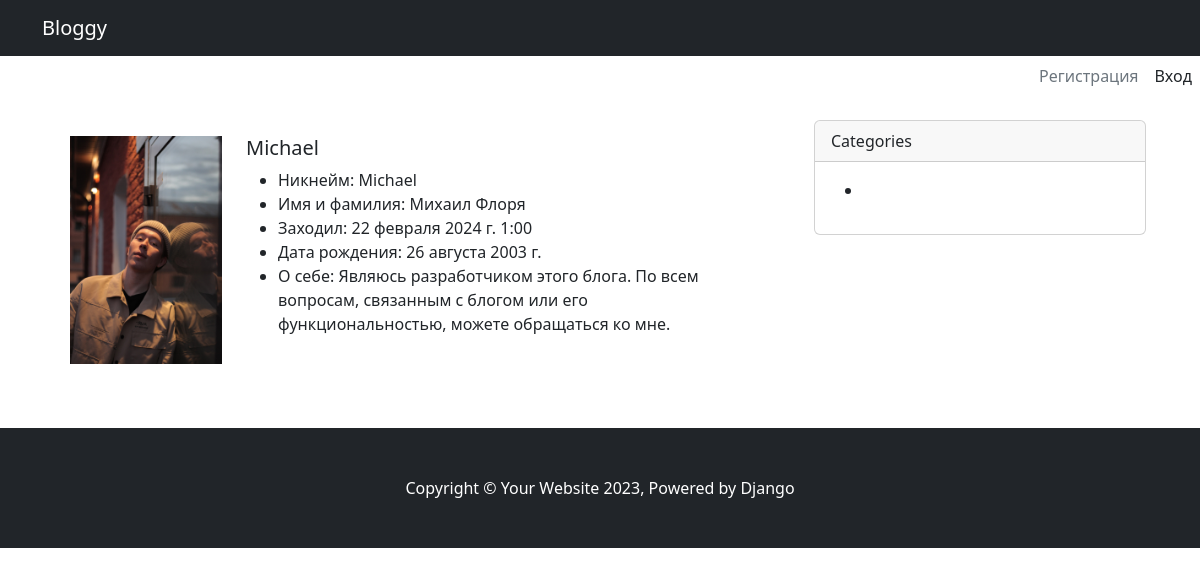
Page /user/michael/ on the committed database.
### apps/accounts/models.py (models this page shows, shortened)
class Profile(models.Model):
    user = models.OneToOneField(User, on_delete=models.CASCADE)
    slug = models.SlugField(verbose_name='URL', max_length=255, blank=True, unique=True)
    avatar = models.ImageField(
        verbose_name='Аватар',
        upload_to='images/avatars/%Y/%m/%d/',
        default='images/avatars/default.png',
        blank=True,
        validators=[FileExtensionValidator(allowed_extensions=('png', 'jpg', 'jpeg'))])
    bio = models.TextField(max_length=500, blank=True, verbose_name='Информация о себе')
    birth_date = models.DateField(null=True, blank=True, verbose_name='Дата рождения')
    class Meta:
        ordering = ('user',)
        verbose_name = 'Профиль'
        verbose_name_plural = 'Профили'
    def __str__(self):
        return self.user.username

### apps/accounts/views.py (the view)
# urls.py: path('user/<str:slug>/', ProfileDetailView.as_view(), name='profile_detail'),
class ProfileDetailView(DetailView):
    model = Profile
    context_object_name = 'profile'
    template_name = 'accounts/profile_detail.html'
    def get_context_data(self, **kwargs):
        context = super().get_context_data(**kwargs)
        context['title'] = f'Страница пользователя: {self.object.user.username}'
        return context

### templates/accounts/profile_detail.html (shortened to what this page needs)
{% extends 'main.html' %}
{% block content %}
<div class="card border-0">
        <div class="card-body">
            <div class="row">
                <div class="col-md-3">
                    <figure>
                        <img src="{{ profile.avatar.url }}" class="img-fluid rounded-0" alt="{{ profile }}">
                    </figure>
                </div>
                <div class="col-md-9">
                     <h5 class="card-title">
                        {{ profile }}
                    </h5>
                    <div class="card-text">
                        <ul>
                            <li>Никнейм: {{ profile.user.username }}</li>
                            {% if profile.user.get_full_name %} <li>Имя и фамилия: {{ profile.user.get_full_name }}</li> {% endif %}
                            <li>Заходил: {{ profile.user.last_login }}</li>
                            <li>Дата рождения: {{ profile.birth_date }}</li>
                            <li>О себе: {{ profile.bio }}</li>
                        </ul>
                    </div>
                </div>
            </div>
        </div>
    </div>
{% endblock %}

### rows in the picture
Profile: avatar (picture), user.username "Michael", user.get_full_name "Михаил Флоря", user.last_login "22 февраля 2024 г. 1:00", birth_date "26 августа 2003 г.", bio "Являюсь разработчиком этого блога. По всем вопросам, связанным с блогом или его функциональностью, можете обращаться ко мне."
